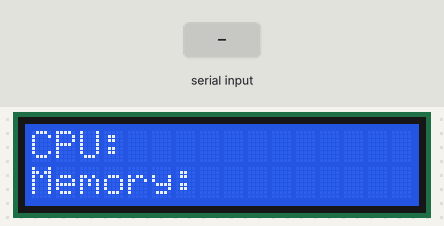
A sketch run on a simulated Arduino Uno, built with avr-gcc and run on an emulated ATmega328P. Shown: 16×2 character LCD. The inputs (shaded band) are chosen by the test bench.

Above: at 1.2 s.
1.3 s: byte 30 received over Serial
At 1.8 s:
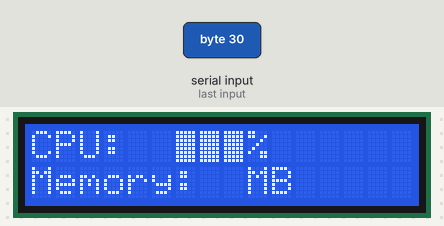
2.8 s: byte 90 received over Serial
At 4.0 s:
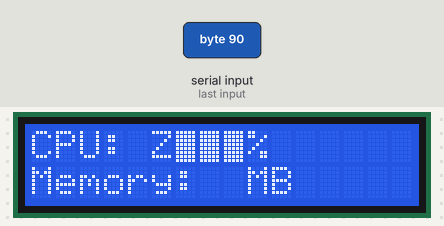
4.3 s: byte 120 received over Serial
At 5.3 s:
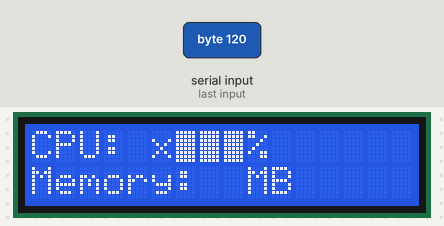
Timing chart, 0 to 7.3 s (numbered marks = the images above; inputs shaded):
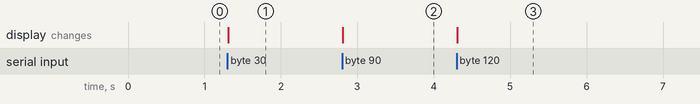

Measured:
- after the input at 1.3 s, the display: changes at once (image 1)
- after the input at 2.8 s, the display: changes at once (image 2)
- after the input at 4.3 s, the display: changes at once (image 3)

The sketch:

Serial_Port.ino
```cpp
#include <Wire.h>
#include <LiquidCrystal_I2C.h>

LiquidCrystal_I2C lcd(0x27,16,2);  // set the LCD address to 0x27 for a 16 chars and 2 line display

char rx_byte;

void setup() {
  // put your setup code here, to run once:
  Serial.begin(9600);
  lcd.init();
  lcd.backlight();
  lcd.setCursor(0,0);
  lcd.print("CPU: ");
  lcd.setCursor(0,1);
  lcd.print("Memory: ");
}

void loop() {
  // put your main code here, to run repeatedly:
  if(Serial.available() > 0){
    lcd.setCursor(5,0);
    for(int i = 0; i < 4; i++){
      rx_byte = Serial.read();
      lcd.print(rx_byte);
    }
    lcd.print("%");

    lcd.setCursor(8,1);
    while(Serial.available()>0){
      rx_byte = Serial.read();
      lcd.print(rx_byte);
    }
    lcd.print(" MB");
  }
}
```
